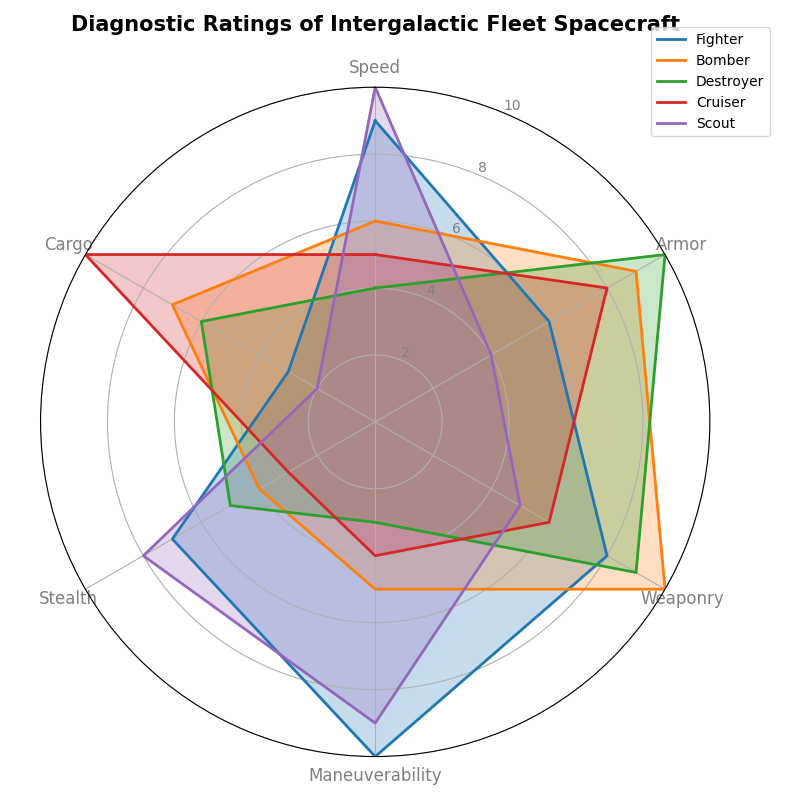

The Python source for this figure:
import numpy as np
import matplotlib.pyplot as plt
from math import pi

# Backstory:
# The chart represents the diagnostic ratings of different types of spacecraft used by the Intergalactic Fleet.
# The ratings are based on six critical parameters: Speed, Armor, Weaponry, Maneuverability, Stealth, and Cargo.

# Define the spacecraft types and their attributes
spacecraft_types = ['Fighter', 'Bomber', 'Destroyer', 'Cruiser', 'Scout']
attributes = ['Speed', 'Armor', 'Weaponry', 'Maneuverability', 'Stealth', 'Cargo']

# Define the attribute values for each spacecraft type
spacecraft_data = {
    'Fighter': [9, 6, 8, 10, 7, 3],
    'Bomber': [6, 9, 10, 5, 4, 7],
    'Destroyer': [4, 10, 9, 3, 5, 6],
    'Cruiser': [5, 8, 6, 4, 3, 10],
    'Scout': [10, 4, 5, 9, 8, 2]
}

# Number of attributes
num_attributes = len(attributes)

# Calculate angle for each attribute on the radar chart
angles = np.linspace(0, 2 * pi, num_attributes, endpoint=False).tolist()
angles += angles[:1]  # Repeat the first angle to close the circle

# Initialize the radar chart
fig, ax = plt.subplots(figsize=(8, 8), subplot_kw=dict(polar=True))

# Draw one axis per attribute and add labels
ax.set_theta_offset(pi / 2)  # Rotate chart so the first attribute is at the top
ax.set_theta_direction(-1)  # Draw the chart clockwise
plt.xticks(angles[:-1], attributes, color='grey', size=12)

# Draw ylabels
ax.set_rscale('linear')
plt.yticks([2, 4, 6, 8, 10], ["2", "4", "6", "8", "10"], color='grey', size=10)
plt.ylim(0, 10)

# Plot data and fill
colors = ['#1f77b4', '#ff7f0e', '#2ca02c', '#d62728', '#9467bd']  # Colors for the respective spacecrafts
for idx, (spacecraft, values) in enumerate(spacecraft_data.items()):
    values += values[:1]  # Repeat the first value to close the circle
    ax.plot(angles, values, linewidth=2, linestyle='solid', label=spacecraft, color=colors[idx])
    ax.fill(angles, values, color=colors[idx], alpha=0.25)

# Add a title and legend
plt.title("Diagnostic Ratings of Intergalactic Fleet Spacecraft", size=15, fontweight='bold', pad=20)
plt.legend(loc='upper right', bbox_to_anchor=(1.1, 1.1), fontsize=10)

# Automatically adjust layout to avoid overlap
plt.tight_layout()

# Show the plot
plt.show()
